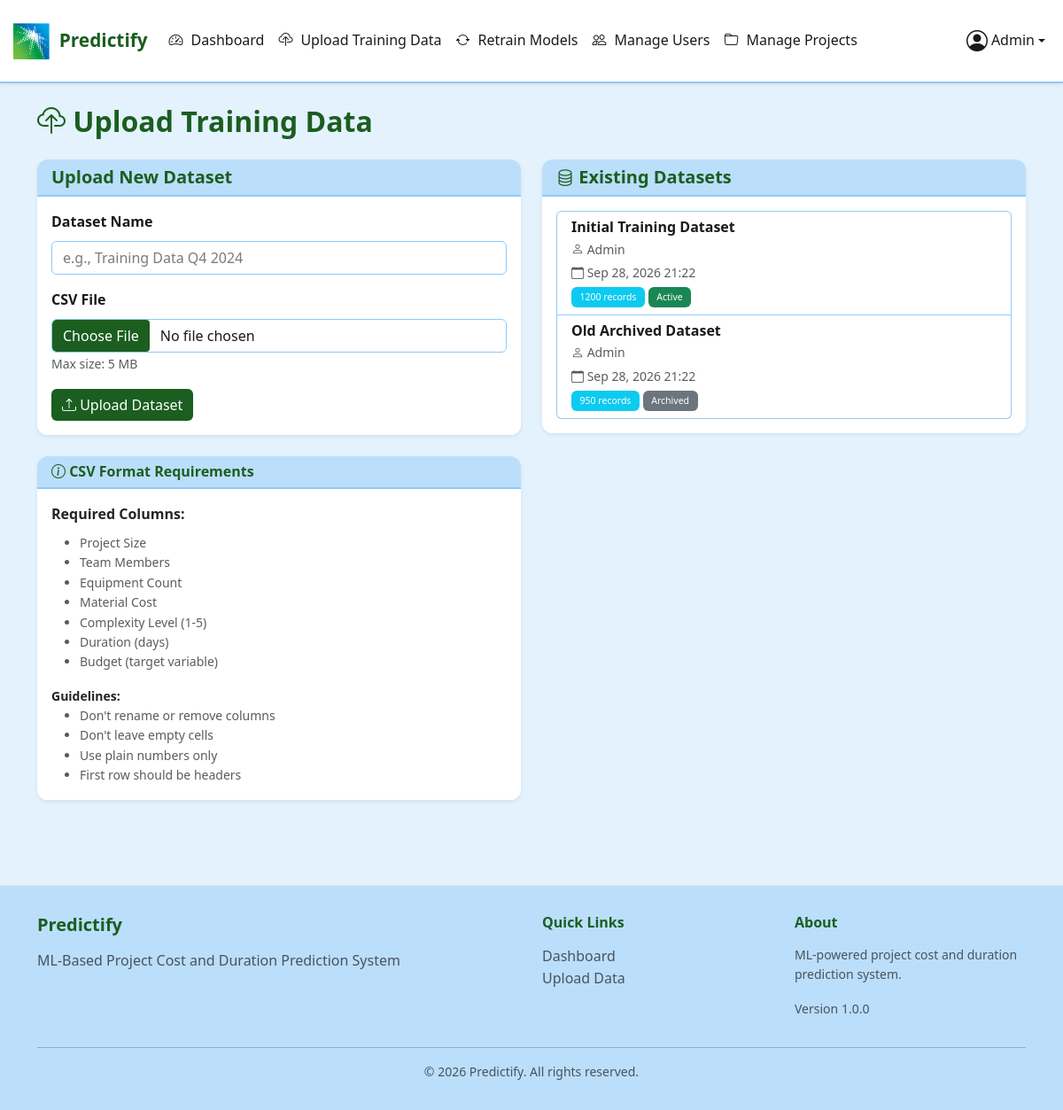
Screenshot of /admin/upload_training.php (signed in) with the database file from the repository.
### tables this page shows
CREATE TABLE IF NOT EXISTS training_data (
    id INT AUTO_INCREMENT PRIMARY KEY,
    dataset_name VARCHAR(200) NOT NULL,
    file_path VARCHAR(500) NOT NULL,
    upload_date TIMESTAMP DEFAULT CURRENT_TIMESTAMP,
    uploaded_by INT NOT NULL,
    record_count INT DEFAULT 0,
    status ENUM('active', 'archived') DEFAULT 'active',
    FOREIGN KEY (uploaded_by) REFERENCES users(id) ON DELETE CASCADE
);

CREATE TABLE IF NOT EXISTS users (
    id INT AUTO_INCREMENT PRIMARY KEY,
    name VARCHAR(100) NOT NULL,
    email VARCHAR(150) NOT NULL UNIQUE,
    password VARCHAR(255) NOT NULL,
    role ENUM('user', 'admin') DEFAULT 'user',
    created_at TIMESTAMP DEFAULT CURRENT_TIMESTAMP
);

### config/settings.php (called while the page is built, shortened)
<?php
function formatDateTime($datetime) {
    return date('M d, Y H:i', strtotime($datetime));
}

### admin/upload_training.php (the view, shortened to what this page needs)
<?php
require_once '../config/settings.php';
require_once '../config/db_config.php';
$sql = "SELECT td.*, u.name as uploaded_by_name
        FROM training_data td
        JOIN users u ON td.uploaded_by = u.id
        ORDER BY td.upload_date DESC";
$datasets = $conn->query($sql);
include '../includes/header.php';
?>
<div class="container">
    <div class="row">
        <div class="col-12">
            <h2 class="mb-4" style="color: var(--primary-color);">
                <i class="bi bi-cloud-upload"></i> Upload Training Data
            </h2>
        </div>
    </div>
    <div class="row">
        <div class="col-md-6">
            <div class="card border-0 shadow-sm">
                <div class="card-header ">
                    <h5 class="mb-0" style="color: var(--primary-color);">
                        Upload New Dataset
                    </h5>
                </div>
                <div class="card-body">
                    <form action="" method="POST" enctype="multipart/form-data">
                        <div class="mb-3">
                            <label for="dataset_name" class="form-label">Dataset Name</label>
                            <input type="text" class="form-control" id="dataset_name" name="dataset_name"
                                   placeholder="e.g., Training Data Q4 2024" required>
                        </div>
                        <div class="mb-3">
                            <label for="training_file" class="form-label">CSV File</label>
                            <input type="file" class="form-control" id="training_file" name="training_file"
                                   accept=".csv" required>
                            <small class="text-muted">
                                Max size: <?php echo MAX_FILE_SIZE / (1024 * 1024); ?> MB
                            </small>
                        </div>
                        <button type="submit" class="btn btn-primary"
                                style="background-color: var(--primary-color); border: none;">
                            <i class="bi bi-upload"></i> Upload Dataset
                        </button>
                    </form>
                </div>
            </div>
            <div class="card border-0 shadow-sm mt-4">
                <div class="card-header ">
                    <h6 class="mb-0" style="color: var(--primary-color);">
                        <i class="bi bi-info-circle"></i> CSV Format Requirements
                    </h6>
                </div>
                <div class="card-body">
                    <p class="mb-2"><strong>Required Columns:</strong></p>
                    <ul class="small text-muted">
                        <li>Project Size</li>
                        <li>Team Members</li>
                        <li>Equipment Count</li>
                        <li>Material Cost</li>
                        <li>Complexity Level (1-5)</li>
                        <li>Duration (days)</li>
                        <li>Budget (target variable)</li>
                    </ul>
                    <p class="mb-0 small"><strong>Guidelines:</strong></p>
                    <ul class="small text-muted mb-0">
                        <li>Don't rename or remove columns</li>
                        <li>Don't leave empty cells</li>
                        <li>Use plain numbers only</li>
                        <li>First row should be headers</li>
                    </ul>
                </div>
            </div>
        </div>
        <div class="col-md-6">
            <div class="card border-0 shadow-sm">
                <div class="card-header ">
                    <h5 class="mb-0" style="color: var(--primary-color);">
                        <i class="bi bi-database"></i> Existing Datasets
                    </h5>
                </div>
                <div class="card-body">
                    <?php if ($datasets->num_rows > 0): ?>
                        <div class="list-group">
                            <?php while ($dataset = $datasets->fetch_assoc()): ?>
                                <div class="list-group-item">
                                    <div class="d-flex justify-content-between align-items-start">
                                        <div>
                                            <h6 class="mb-1"><?php echo htmlspecialchars($dataset['dataset_name']); ?></h6>
                                            <p class="mb-1 small text-muted">
                                                <i class="bi bi-person"></i> <?php echo htmlspecialchars($dataset['uploaded_by_name']); ?>
                                            </p>
                                            <p class="mb-1 small text-muted">
                                                <i class="bi bi-calendar"></i> <?php echo formatDateTime($dataset['upload_date']); ?>
                                            </p>
                                            <p class="mb-0 small">
                                                <span class="badge bg-info"><?php echo $dataset['record_count']; ?> records</span>
                                                <span class="badge bg-<?php echo $dataset['status'] === 'active' ? 'success' : 'secondary'; ?>">
                                                    <?php echo ucfirst($dataset['status']); ?>
                                                </span>
                                            </p>
                                        </div>
                                    </div>
                                </div>
                            <?php endwhile; ?>
                        </div>
                    <?php else: ?>
                        <p class="text-muted text-center">No datasets uploaded yet</p>
                    <?php endif; ?>
                </div>
            </div>
        </div>
    </div>
</div>
<?php include '../includes/footer.php'; ?>

### assets/css/style.css (style rules this page uses)
:root { --primary-color: #1B5E20; --secondary-color: #1565C0; --background-color: #E3F2FD; --card-background: #FFFFFF; --accent-dark: #0D47A1; --accent-light: #BBDEFB; --text-dark: #1A1A1A; --text-light: #424242; --border-color: #90CAF9; --shadow: 0 2px 10px rgba(27, 94, 32, 0.15); --shadow-hover: 0 8px 25px rgba(27, 94, 32, 0.25); }
body { font-family: 'Segoe UI', Tahoma, Geneva, Verdana, sans-serif; color: var(--text-dark); background-color: var(--background-color); line-height: 1.6; }
h1, h2, h3, h4, h5, h6 { font-weight: 600; margin-bottom: 1rem; }
.btn-primary { background-color: var(--primary-color); border-color: var(--primary-color); }
.card { background-color: var(--card-background); border: 1px solid var(--border-color); border-radius: 12px; overflow: hidden; transition: transform 0.3s ease, box-shadow 0.3s ease; box-shadow: var(--shadow); }
.card-header { background-color: var(--accent-light); border-bottom: 2px solid var(--border-color); font-weight: 600; }
.card-body { background-color: var(--card-background); }
.form-control, .form-select { background-color: var(--card-background); border: 1px solid var(--border-color); color: var(--text-dark); }
.form-label { font-weight: 600; color: var(--text-dark); margin-bottom: 0.5rem; }
.form-control::placeholder { color: var(--text-light); opacity: 0.7; }
.badge { padding: 0.4rem 0.6rem; font-weight: 500; }
.list-group-item { background-color: var(--card-background); border-color: var(--border-color); color: var(--text-dark); }
.form-control[type="file"] { cursor: pointer; background-color: var(--card-background); }
.btn { font-weight: 500; border-radius: 6px; transition: all 0.3s ease; }

### rows the page displays
training_data: dataset_name "Initial Training Dataset", uploaded_by.name "Admin", upload_date "Sep 28, 2026 21:22", record_count "1200", status "Active"
training_data: dataset_name "Old Archived Dataset", uploaded_by.name "Admin", upload_date "Sep 28, 2026 21:22", record_count "950", status "Archived"

### other values shown
APP_NAME "Predictify"
$_SESSION['user_name'] "Admin"
MAX_FILE_SIZE / (1024 * 1024) "5"
APP_DESCRIPTION "ML-Based Project Cost and Duration Prediction System"
APP_VERSION "1.0.0"
